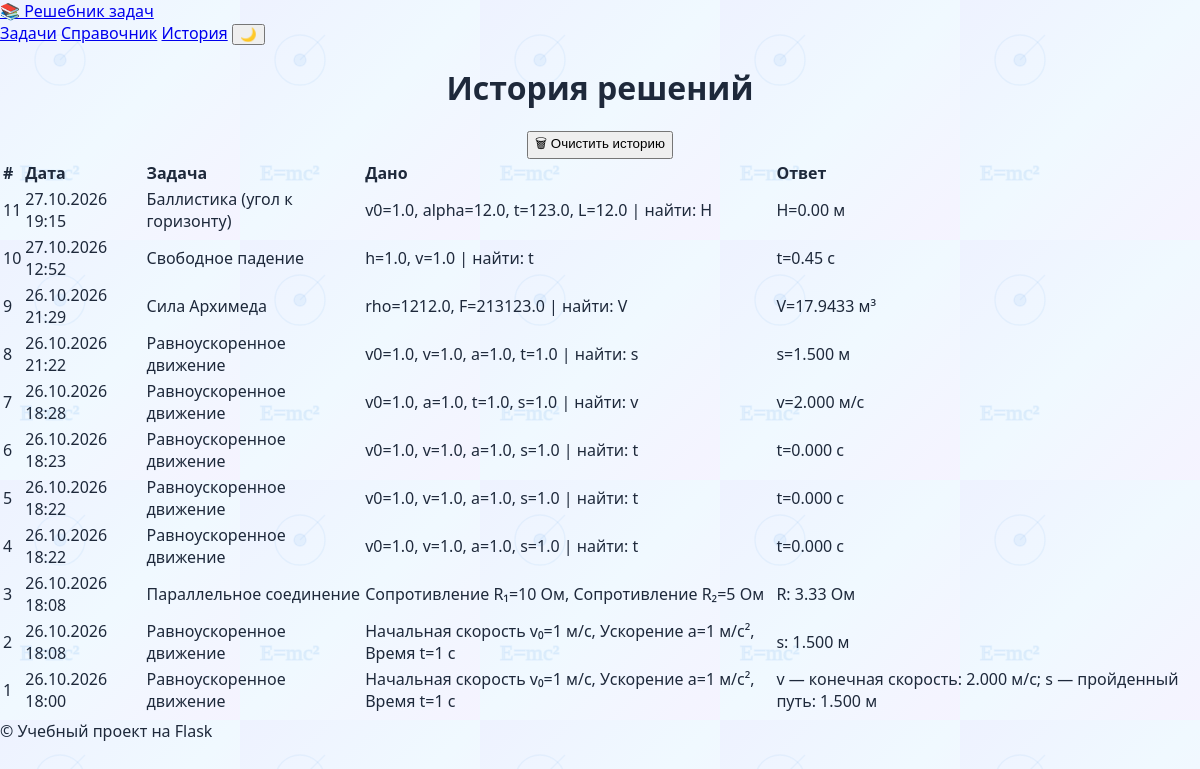
Before: /history with the older database file.
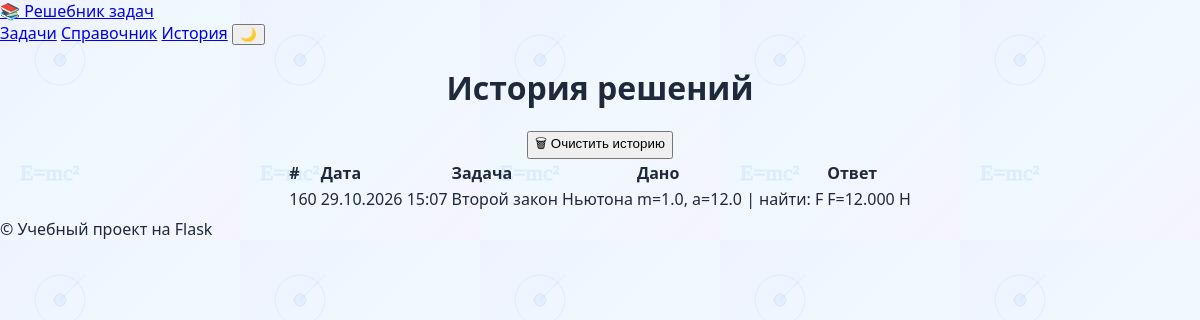
After: the same page with the newer database file.
### tables this page shows
CREATE TABLE history (
                id INTEGER PRIMARY KEY AUTOINCREMENT,
                task_id TEXT NOT NULL,
                task_name TEXT NOT NULL,
                inputs TEXT NOT NULL,
                results TEXT NOT NULL,
                created_at TEXT NOT NULL
            );

### app.py (the view)
@app.route('/history')
def history():
    records = get_history()
    return render_template('history.html', records=records)

### database.py (called while the page is built)
def get_history(limit=50):
    with sqlite3.connect(DB_PATH) as conn:
        conn.row_factory = sqlite3.Row
        rows = conn.execute(
            "SELECT * FROM history ORDER BY id DESC LIMIT ?", (limit,)
        ).fetchall()
    return [dict(r) for r in rows]

### templates/history.html (shortened to what this page needs)
{% extends 'base.html' %}
{% block content %}
<h1>История решений</h1>
{% if records %}
<form method="post" action="{{ url_for('history_clear') }}"
      onsubmit="return confirm('Удалить всю историю?');">
    <button class="btn btn-danger">🗑 Очистить историю</button>
</form>
<table class="history-table">
    <thead>
        <tr>
            <th>#</th><th>Дата</th><th>Задача</th><th>Дано</th><th>Ответ</th>
        </tr>
    </thead>
    <tbody>
        {% for r in records %}
        <tr>
            <td>{{ r.id }}</td>
            <td>{{ r.created_at }}</td>
            <td>{{ r.task_name }}</td>
            <td>{{ r.inputs }}</td>
            <td>{{ r.results }}</td>
        </tr>
        {% endfor %}
    </tbody>
</table>
{% else %}
<p class="subtitle">История пуста. Решите первую задачу!</p>
{% endif %}
{% endblock %}

### templates/base.html (shortened to what this page needs)
<!doctype html>
<html lang="ru" data-theme="light">
<head>
    <link rel="stylesheet" href="{{ url_for('static', filename='style.css') }}">
</head>
<body>
<header>
    <div class="header-inner">
        <a href="{{ url_for('index') }}" class="logo">📚 Решебник задач</a>
        <nav>
            <a href="{{ url_for('index') }}">Задачи</a>
            <a href="{{ url_for('reference') }}">Справочник</a>
            <a href="{{ url_for('history') }}">История</a>
            <button id="theme-toggle" title="Сменить тему">🌙</button>
        </nav>
    </div>
</header>
<main>
    {% block content %}{% endblock %}
</main>
<footer>© Учебный проект на Flask</footer>
</body>
</html>

### static/style.css (style rules this page uses)
:root { --bg: #eef2ff; --panel: #ffffff; --text: #1e293b; --muted: #64748b; --primary: #4a90e2; --primary-hover: #357ab8; --border: #e2e8f0; --success: #27ae60; --danger: #e74c3c; --pattern: "%234a90e2"; --grad1: #eef2ff; --grad2: #f0f9ff; --grad3: #f5f3ff; }
* { box-sizing: border-box; }
body { font-family: 'Segoe UI', Arial, sans-serif; margin: 0; color: var(--text); min-height: 100vh; transition: color .2s, background-color .2s; background-color: var(--bg); background-size: 240px 240px; background-attachment: fixed; }
main { text-align: center; }
main ul, main ol, main table { text-align: left; display: inline-block; }

Changed rows visible on the page:
removed history: id "11", created_at "27.10.2026 19:15", task_name "Баллистика (угол к горизонту)", inputs "v0=1.0, alpha=12.0, t=123.0, L=12.0 | найти: H", results "H=0.00 м"
removed history: id "10", created_at "27.10.2026 12:52", task_name "Свободное падение", inputs "h=1.0, v=1.0 | найти: t", results "t=0.45 с"
removed history: id "9", created_at "26.10.2026 21:29", task_name "Сила Архимеда", inputs "rho=1212.0, F=213123.0 | найти: V", results "V=17.9433 м³"
removed history: id "8", created_at "26.10.2026 21:22", task_name "Равноускоренное движение", inputs "v0=1.0, v=1.0, a=1.0, t=1.0 | найти: s", results "s=1.500 м"
removed history: id "7", created_at "26.10.2026 18:28", task_name "Равноускоренное движение", inputs "v0=1.0, a=1.0, t=1.0, s=1.0 | найти: v", results "v=2.000 м/с"
removed history: id "6", created_at "26.10.2026 18:23", task_name "Равноускоренное движение", inputs "v0=1.0, v=1.0, a=1.0, s=1.0 | найти: t", results "t=0.000 с"
removed history: id "5", created_at "26.10.2026 18:22", task_name "Равноускоренное движение", inputs "v0=1.0, v=1.0, a=1.0, s=1.0 | найти: t", results "t=0.000 с"
removed history: id "4", created_at "26.10.2026 18:22", task_name "Равноускоренное движение", inputs "v0=1.0, v=1.0, a=1.0, s=1.0 | найти: t", results "t=0.000 с"
removed history: id "3", created_at "26.10.2026 18:08", task_name "Параллельное соединение", inputs "Сопротивление R₁=10 Ом, Сопротивление R₂=5 Ом", results "R: 3.33 Ом"
removed history: id "2", created_at "26.10.2026 18:08", task_name "Равноускоренное движение", inputs "Начальная скорость v₀=1 м/с, Ускорение a=1 м/с², Время t=1 с", results "s: 1.500 м"
removed history: id "1", created_at "26.10.2026 18:00", task_name "Равноускоренное движение", inputs "Начальная скорость v₀=1 м/с, Ускорение a=1 м/с², Время t=1 с", results "v — конечная скорость: 2.000 м/с; s — пройденный путь: 1.500 м"
added history: id "160", created_at "29.10.2026 15:07", task_name "Второй закон Ньютона", inputs "m=1.0, a=12.0 | найти: F", results "F=12.000 Н"
